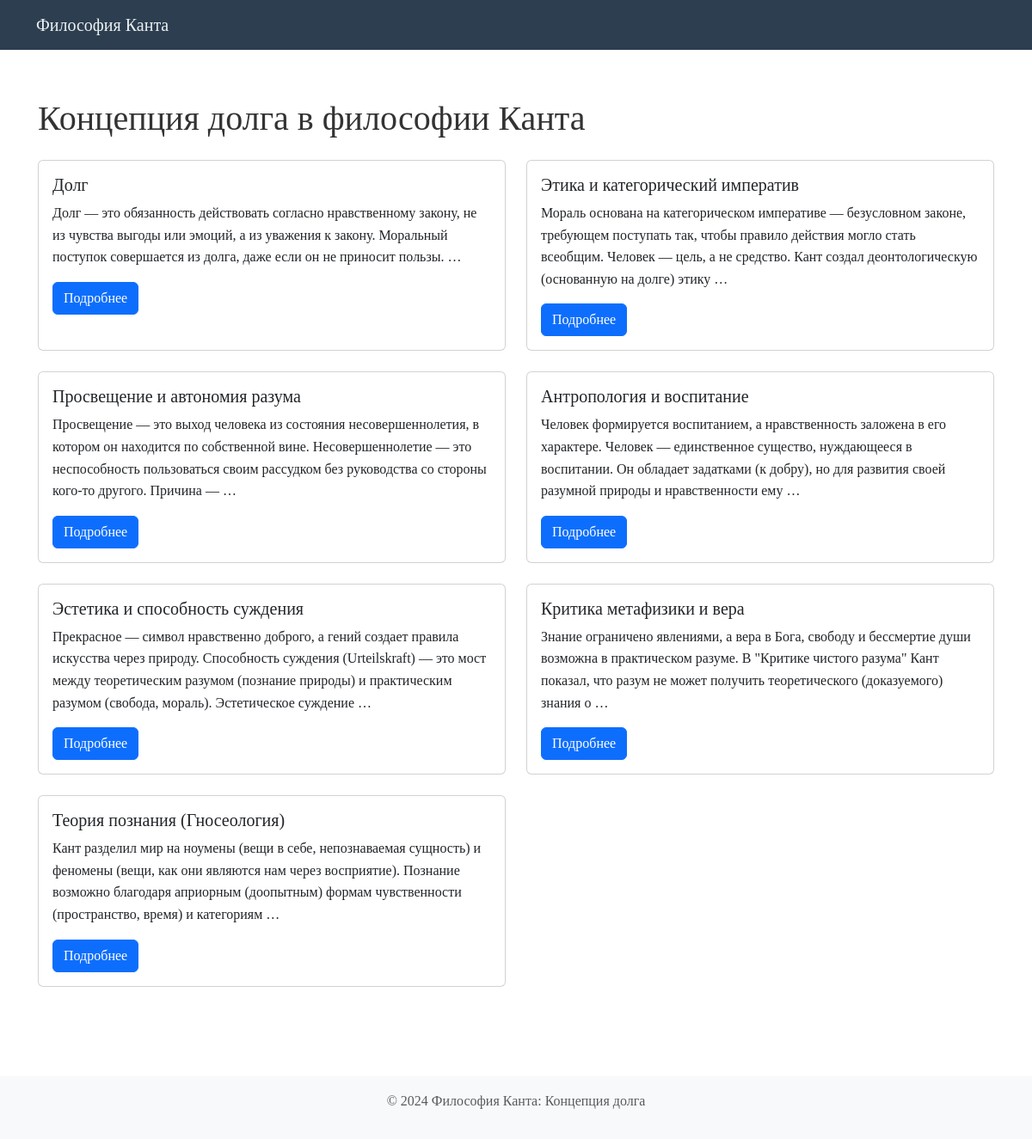
The page / on the database its author committed.
### kant_duty/models.py (models this page shows, shortened)
class Concept(models.Model):
    title = models.CharField(max_length=200, verbose_name="Название концепции")
    description = models.TextField(verbose_name="Описание")
    created_at = models.DateTimeField(auto_now_add=True)
    updated_at = models.DateTimeField(auto_now=True)
    class Meta:
        verbose_name = "Концепция"
        verbose_name_plural = "Концепции"

### kant_duty/views.py (the view)
# urls.py: path('', views.ConceptListView.as_view(), name='concept_list'),
class ConceptListView(ListView):
    model = Concept
    template_name = 'kant_duty/concept_list.html'
    context_object_name = 'concepts'

### templates/kant_duty/concept_list.html (shortened to what this page needs)
{% extends 'base.html' %}
{% block content %}
<div class="container">
    <h1 class="mb-4">Концепция долга в философии Канта</h1>
    <div class="row">
        {% for concept in concepts %}
        <div class="col-md-6 mb-4">
            <div class="card h-100">
                <div class="card-body">
                    <h5 class="card-title">{{ concept.title }}</h5>
                    <p class="card-text">{{ concept.description|truncatewords:30 }}</p>
                    <a href="{% url 'kant_duty:concept_detail' concept.pk %}" class="btn btn-primary">Подробнее</a>
                </div>
            </div>
        </div>
        {% empty %}
        <div class="col-12">
            <p class="text-muted">Концепции пока не добавлены.</p>
        </div>
        {% endfor %}
    </div>
</div>
{% endblock %}

### templates/base.html (shortened to what this page needs)
<!DOCTYPE html>
<html lang="ru">
<head>
    <link href="https://cdn.jsdelivr.net/npm/bootstrap@5.3.0/dist/css/bootstrap.min.css" rel="stylesheet">
</head>
<body>
    <nav class="navbar navbar-expand-lg navbar-dark mb-4">
        <div class="container">
            <a class="navbar-brand" href="{% url 'kant_duty:concept_list' %}">Философия Канта</a>
        </div>
    </nav>
    <div class="content">
        {% block content %}
        {% endblock %}
    </div>
    <footer class="bg-light mt-5 py-3">
        <div class="container text-center">
            <p class="text-muted">© 2024 Философия Канта: Концепция долга</p>
        </div>
    </footer>
</body>
</html>

### templates/base.html (style rules this page uses)
body { font-family: 'Times New Roman', Times, serif; line-height: 1.6; color: #333; }
.navbar { background-color: #2c3e50; }
.navbar-brand { color: #ecf0f1 !important; }
.content { max-width: 1200px; margin: 0 auto; padding: 2rem; }

### rows shown on the page
Concept: title "Долг", description "Долг — это обязанность действовать согласно нравственному закону, не из чувства выгоды или эмоций, а из уважения к закону. Моральный поступок совершается из долга, даже если он не приносит пользы. …"
Concept: title "Этика и категорический императив", description "Мораль основана на категорическом императиве — безусловном законе, требующем поступать так, чтобы правило действия могло стать всеобщим. Человек — цель, а не средство. Кант создал деонтологическую (основанную на долге) этику …"
Concept: title "Просвещение и автономия разума", description "Просвещение — это выход человека из состояния несовершеннолетия, в котором он находится по собственной вине. Несовершеннолетие — это неспособность пользоваться своим рассудком без руководства со стороны кого-то другого. Причина — …"
Concept: title "Антропология и воспитание", description "Человек формируется воспитанием, а нравственность заложена в его характере. Человек — единственное существо, нуждающееся в воспитании. Он обладает задатками (к добру), но для развития своей разумной природы и нравственности ему …"
Concept: title "Эстетика и способность суждения", description "Прекрасное — символ нравственно доброго, а гений создает правила искусства через природу. Способность суждения (Urteilskraft) — это мост между теоретическим разумом (познание природы) и практическим разумом (свобода, мораль). Эстетическое суждение …"
Concept: title "Критика метафизики и вера", description "Знание ограничено явлениями, а вера в Бога, свободу и бессмертие души возможна в практическом разуме. В \"Критике чистого разума\" Кант показал, что разум не может получить теоретического (доказуемого) знания о …"
Concept: title "Теория познания (Гносеология)", description "Кант разделил мир на ноумены (вещи в себе, непознаваемая сущность) и феномены (вещи, как они являются нам через восприятие). Познание возможно благодаря априорным (доопытным) формам чувственности (пространство, время) и категориям …"
